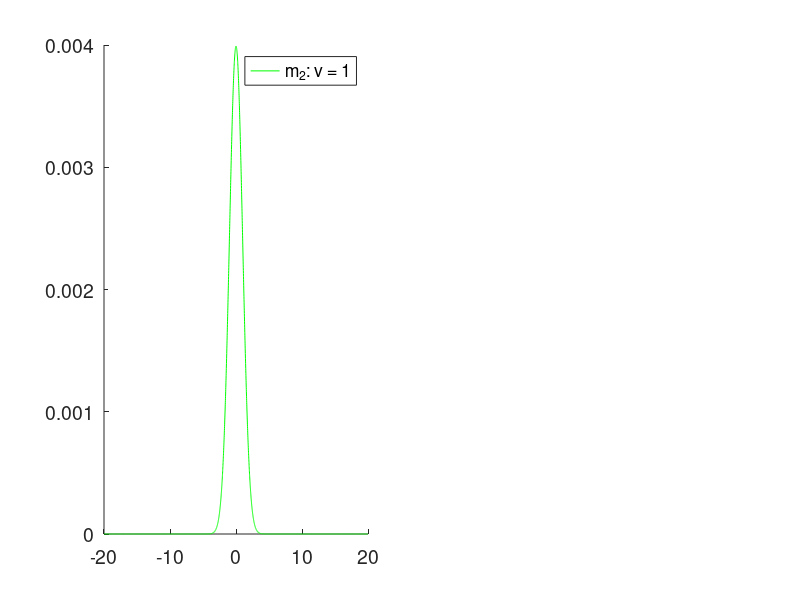

Recreate this plot in MATLAB. (Note: this script raises an error after producing the figure.)
function testDJS2
% test the influence of number of models on Chernoff bound (with scaled variance)
%------------------------------------------------------------
% Copyright (C) 2012 Jean Daunizeau / License GNU GPL v2
%------------------------------------------------------------

alpha1 = 1;
alpha2 = 1:4:33;
ps = 0.5*ones(2,1);

gri = -20:0.01:20;
col = repmat('rgbcmy',1,1e2);

n = 1;
In = eye(n);

mus{1} = zeros(n,1);
Qs{1} = alpha1.*In;
tmp = mus{1}-gri;
p1 = exp(-0.5*tmp.^2./Qs{1});
p1 = p1./sum(p1);

hf = figure('color',[1 1 1]);
pos = get(hf,'position');
set(hf,'position',[pos(1)-pos(3)/2 pos(2) 2*pos(3) pos(4)])
ha = subplot(1,2,1,'parent',hf);
set(ha,...
    'nextplot','add',...
    'xlim',[min(gri) max(gri)],...
    'fontsize',14);

str = cell(0);
xt = cell(0);

for i = 1:length(alpha2)

    
    mus{i+1} = zeros(n,1);
    Qs{i+1} = alpha2(i).*In;
    
    tmp = mus{i+1}-gri;
    p2 = exp(-0.5*tmp.^2./Qs{i+1});
    p2 = p2./sum(p2);
    
    plot(ha,gri,p2,'color',col(i+1));
    str{i} = ['m_2: v = ',num2str(alpha2(i))];
    legend(str)
    
    ps = ones(i+1,1)./(i+1);
    [DJS(i),b(i)] = JensenShannon(mus,Qs,ps);
    [pe(i)] = ProbError(mus,Qs,ps);
    
    
end
plot(ha,gri,p1,'k--');
str{end+1} = ['m_1: v = ',num2str(alpha1)];
legend(ha,str)
grid(ha,'on')
xlabel(ha,'y')
ylabel(ha,'p(y|m)')

ha2 = subplot(1,2,2,'parent',hf);
set(ha2,...
    'nextplot','add',...
    'xlim',[0.5,length(alpha2)+.5],...
    'xtick',1:length(alpha2),...
    'xticklabel',2:length(alpha2)+1,...
    'fontsize',14)
plot(ha2,pe,'g')
plot(ha2,-DJS,'b')
plot(ha2,0.5*b,'r')
plot(ha2,b.^2./(4*[1:length(alpha2)]),'r--')
plot(ha2,-DJS,'b.')
plot(ha2,0.5*b,'r.')
plot(ha2,b.^2./(4*[1:length(alpha2)]),'r.')
plot(ha2,pe,'g.')
grid(ha2,'on')
xlabel(ha2,'number of models')
ylabel(ha2,'p(e=1|u)')
legend(ha2,{'p(e=1|u)','r(u)','b(u)/2','b(u)^2/4(M-1)'})
getSubplots

